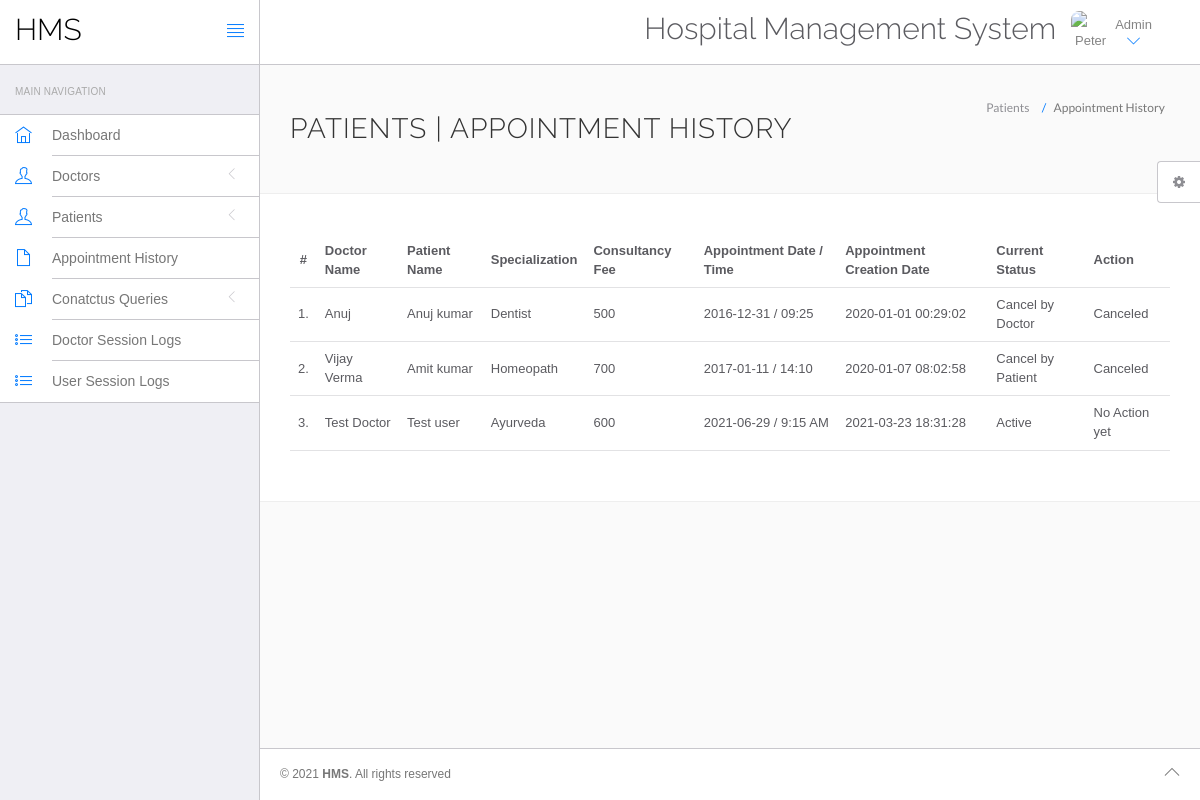
Page /hms/admin/appointment-history.php (signed in) on the committed database.
### tables this page shows
CREATE TABLE `appointment` (
  `id` int(11) NOT NULL,
  `doctorSpecialization` varchar(255) NOT NULL,
  `doctorId` int(11) NOT NULL,
  `userId` int(11) NOT NULL,
  `consultancyFees` int(11) NOT NULL,
  `appointmentDate` varchar(255) NOT NULL,
  `appointmentTime` varchar(255) NOT NULL,
  `postingDate` timestamp NOT NULL DEFAULT current_timestamp(),
  `userStatus` int(11) NOT NULL,
  `doctorStatus` int(11) NOT NULL,
  `updationDate` varchar(255) NOT NULL
);

CREATE TABLE `doctors` (
  `id` int(11) NOT NULL,
  `specilization` varchar(255) DEFAULT NULL,
  `doctorName` varchar(255) DEFAULT NULL,
  `address` longtext DEFAULT NULL,
  `docFees` varchar(255) DEFAULT NULL,
  `contactno` bigint(11) DEFAULT NULL,
  `docEmail` varchar(255) DEFAULT NULL,
  `password` varchar(255) DEFAULT NULL,
  `creationDate` timestamp NULL DEFAULT current_timestamp(),
  `updationDate` timestamp NULL DEFAULT NULL ON UPDATE current_timestamp()
);

CREATE TABLE `users` (
  `id` int(11) NOT NULL,
  `fullName` varchar(255) DEFAULT NULL,
  `address` longtext DEFAULT NULL,
  `city` varchar(255) DEFAULT NULL,
  `gender` varchar(255) DEFAULT NULL,
  `email` varchar(255) DEFAULT NULL,
  `password` varchar(255) DEFAULT NULL,
  `regDate` timestamp NULL DEFAULT current_timestamp(),
  `updationDate` timestamp NULL DEFAULT NULL ON UPDATE current_timestamp()
);

### hms/admin/appointment-history.php (the view, shortened to what this page needs)
<?php
include('include/config.php');
?>
<!DOCTYPE html>
<html lang="en">
	<head>
		<link rel="stylesheet" href="vendor/bootstrap/css/bootstrap.min.css">
		<link rel="stylesheet" href="vendor/fontawesome/css/font-awesome.min.css">
		<link rel="stylesheet" href="vendor/themify-icons/themify-icons.min.css">
		<link href="vendor/animate.css/animate.min.css" rel="stylesheet" media="screen">
		<link href="vendor/perfect-scrollbar/perfect-scrollbar.min.css" rel="stylesheet" media="screen">
		<link href="vendor/switchery/switchery.min.css" rel="stylesheet" media="screen">
		<link href="vendor/bootstrap-touchspin/jquery.bootstrap-touchspin.min.css" rel="stylesheet" media="screen">
		<link href="vendor/select2/select2.min.css" rel="stylesheet" media="screen">
		<link href="vendor/bootstrap-datepicker/bootstrap-datepicker3.standalone.min.css" rel="stylesheet" media="screen">
		<link href="vendor/bootstrap-timepicker/bootstrap-timepicker.min.css" rel="stylesheet" media="screen">
		<link rel="stylesheet" href="assets/css/styles.css">
		<link rel="stylesheet" href="assets/css/plugins.css">
		<link rel="stylesheet" href="assets/css/themes/theme-1.css" id="skin_color" />
	</head>
	<body>
		<div id="app">
<?php include('include/sidebar.php');?>
			<div class="app-content">
					<?php include('include/header.php');?>
				<div class="main-content" >
					<div class="wrap-content container" id="container">
						<section id="page-title">
							<div class="row">
								<div class="col-sm-8">
									<h1 class="mainTitle">Patients  | Appointment History</h1>
																	</div>
								<ol class="breadcrumb">
									<li>
										<span>Patients </span>
									</li>
									<li class="active">
										<span>Appointment History</span>
									</li>
								</ol>
							</div>
						</section>
						<div class="container-fluid container-fullw bg-white">
									<div class="row">
								<div class="col-md-12">
									<table class="table table-hover" id="sample-table-1">
										<thead>
											<tr>
												<th class="center">#</th>
												<th class="hidden-xs">Doctor Name</th>
												<th>Patient Name</th>
												<th>Specialization</th>
												<th>Consultancy Fee</th>
												<th>Appointment Date / Time </th>
												<th>Appointment Creation Date  </th>
												<th>Current Status</th>
												<th>Action</th>
											</tr>
										</thead>
										<tbody>
<?php
$sql=mysqli_query($con,"select doctors.doctorName as docname,users.fullName as pname,appointment.*  from appointment join doctors on doctors.id=appointment.doctorId join users on users.id=appointment.userId ");
$cnt=1;
while($row=mysqli_fetch_array($sql))
{
?>
											<tr>
												<td class="center"><?php echo $cnt;?>.</td>
												<td class="hidden-xs"><?php echo $row['docname'];?></td>
												<td class="hidden-xs"><?php echo $row['pname'];?></td>
												<td><?php echo $row['doctorSpecialization'];?></td>
												<td><?php echo $row['consultancyFees'];?></td>
												<td><?php echo $row['appointmentDate'];?> / <?php echo
												 $row['appointmentTime'];?>
												</td>
												<td><?php echo $row['postingDate'];?></td>
												<td>
<?php if(($row['userStatus']==1) && ($row['doctorStatus']==1))
{
	echo "Active";
}
if(($row['userStatus']==0) && ($row['doctorStatus']==1))
{
	echo "Cancel by Patient";
}
if(($row['userStatus']==1) && ($row['doctorStatus']==0))
{
	echo "Cancel by Doctor";
}
												?></td>
												<td >
												<div class="visible-md visible-lg hidden-sm hidden-xs">
							<?php if(($row['userStatus']==1) && ($row['doctorStatus']==1))
{
echo "No Action yet";
	 } else {
		echo "Canceled";
		} ?>
												</div>
												</td>
											</tr>
											<?php
$cnt=$cnt+1;
											 }?>
										</tbody>
									</table>
								</div>
							</div>
								</div>
					</div>
				</div>
			</div>
	<?php include('include/footer.php');?>
	<?php include('include/setting.php');?>
		</div>
	</body>
</html>

### hms/admin/assets/css/themes/theme-1.css (style rules this page uses)
body { background: #FAFAFA; }

### rows in the picture
appointment: doctorId.doctorName "Anuj", userId.fullName "Anuj kumar", doctorSpecialization "Dentist", consultancyFees "500", appointmentDate "2016-12-31", appointmentTime "09:25", postingDate "2020-01-01 00:29:02", userStatus "Cancel by Doctor"
appointment: doctorId.doctorName "Vijay Verma", userId.fullName "Amit kumar", doctorSpecialization "Homeopath", consultancyFees "700", appointmentDate "2017-01-11", appointmentTime "14:10", postingDate "2020-01-07 08:02:58", userStatus "Cancel by Patient"
appointment: doctorId.doctorName "Test Doctor", userId.fullName "Test user", doctorSpecialization "Ayurveda", consultancyFees "600", appointmentDate "2021-06-29", appointmentTime "9:15 AM", postingDate "2021-03-23 18:31:28", userStatus "Active"
